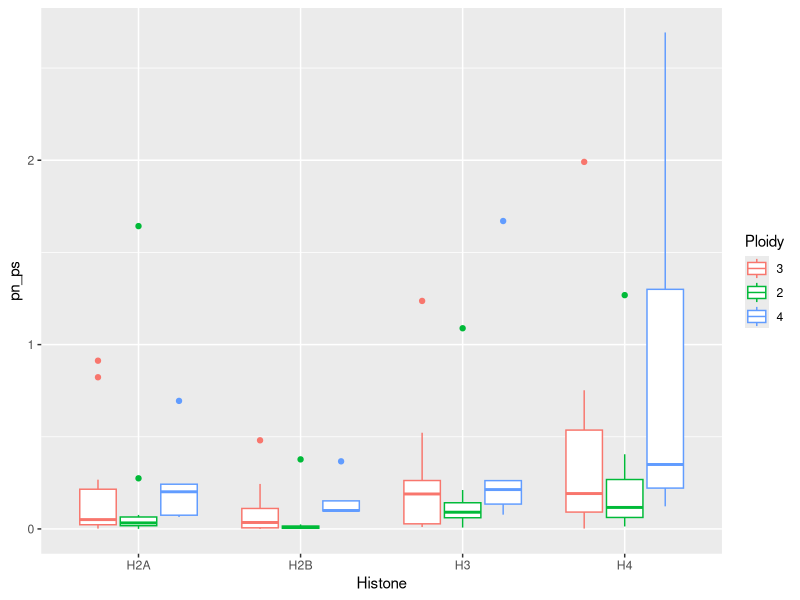
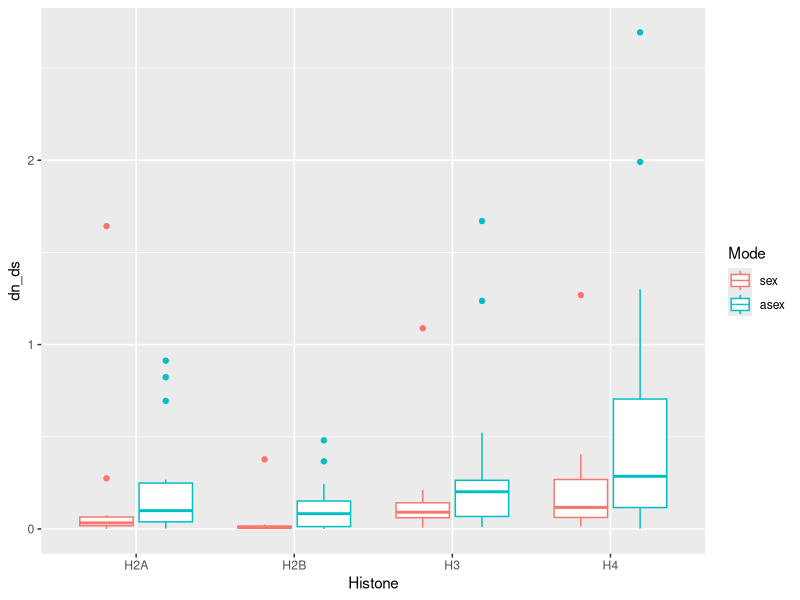

The R source for these figures, in order:
# title: help Leslie make boxplots for pNpS data
# author: Bin He
# date: 2020-04-12
# data: toy data from Leslie

# load required libraries
library(tidyverse)

# import data
pnps <- read_tsv("PnPs_results.txt", col_types = "cfcddd")

# plotting
# goal: boxplot to show the distribution of pn/ps ratios
pnps %>% ggplot(aes(x = Histone, y = pn_ps, color = Ploidy)) + geom_boxplot()

# 2020-04-24 Dn_Ds
dnds <- read_tsv("DnDs_results.txt", col_types = "cicddd")
dnds <- dnds %>% mutate(
  Mode = factor(Ploidy, levels = c(2,3,4), 
                labels = c("sex","asex","asex")))
dnds %>% ggplot(aes(x = Histone, y = dn_ds, color = Mode)) + geom_boxplot()         
